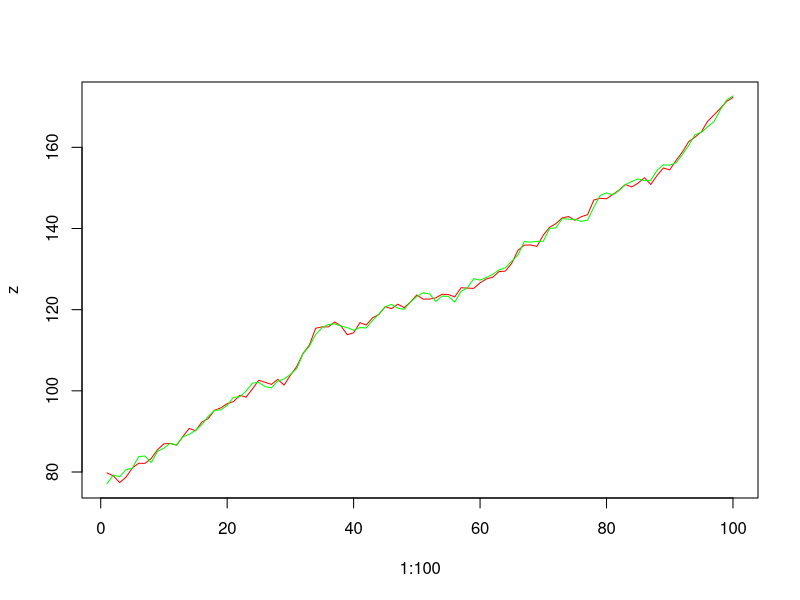
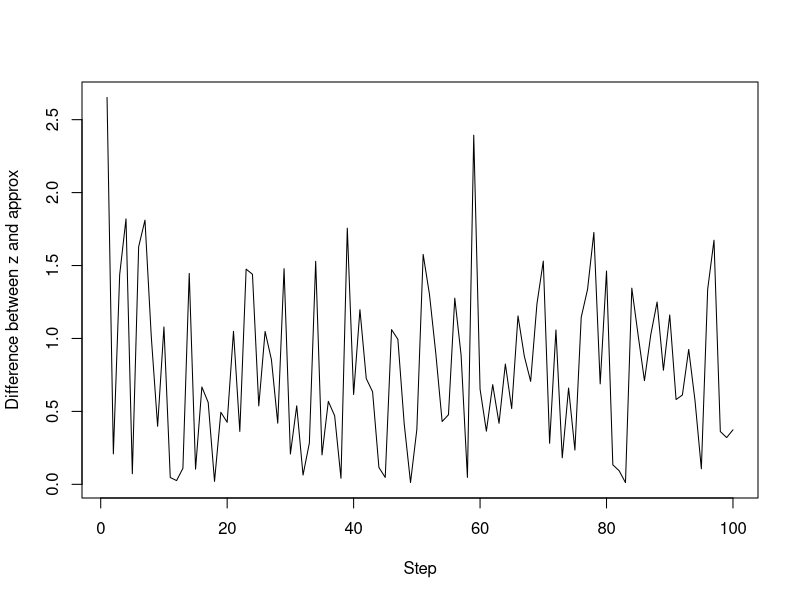
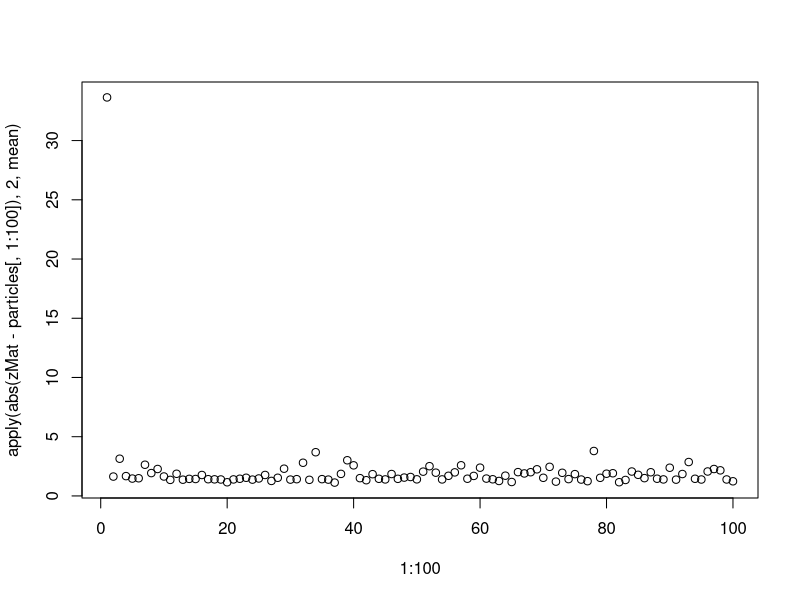
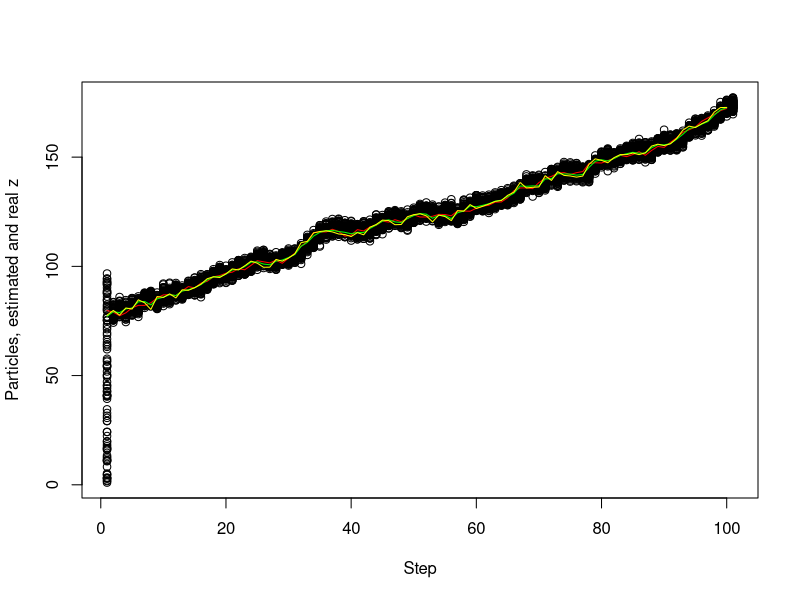
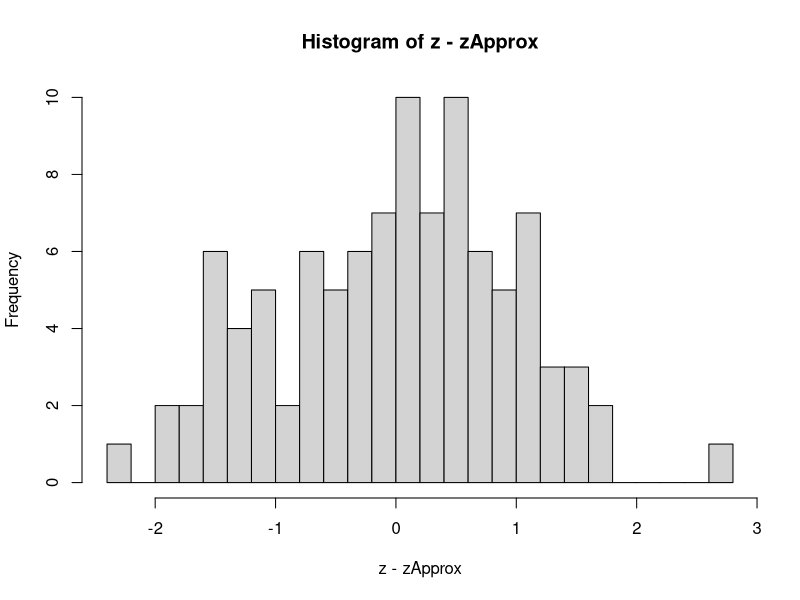

Reproduce these figures in R, in order.
emissionFunction <- function(z, ufd, sdE){
  if (ufd < 1/3){
    return(rnorm(1, z, sdE))
  } else if (ufd > 2/3) {
    return(rnorm(1, z-1, sdE))
  } else {
    return(rnorm(1, z+1, sdE))
  }
}

transitionFunction <- function(z, ufd, sdT){
  if (ufd < 1/3){
    return(rnorm(1, z, sdT))
  } else if (ufd > 2/3) {
    return(rnorm(1, z+1, sdT))
  } else {
    return(rnorm(1, z+2, sdT))
  }
}

SSM <- function(steps, sdE){
  x <- rep(-1,100)
  z <- rep(-1,100)
  T <- steps
  
  # initial state
  z[1] <- runif(1,0,100)
  
  udfE <- runif(100,0,1)
  udfT <- runif(100,0,1)
  
  # first emission
  x[1] <- emissionFunction(z[1], udfE[1], sdE)
  
  for (t in 2:T){
    #transition
    z[t] <- transitionFunction(z[t-1], udfT[t], 1)
    #emission
    x[t] <- emissionFunction(z[t], udfE[t], sdE)
  }
  return(list(z, x))
}

filtering <- function(x, sdE){
  sdE <- sdE
  zApprox <- matrix(0, 1, 100) 
  weights <- matrix(0,100,100)
  particles <- matrix(0, 100, 101)
  weightComponent<-matrix(0,100,100)
  
  particles[,1] <- runif(100,1,100) # zt^m
  
  for (t in 1:100){ # t for time
    for (p in 1:100){ # p for particle
      weights[p,t] <- (dnorm(x[t], particles[p, t], sdE)
                       + dnorm(x[t], particles[p, t]-1, sdE)
                       + dnorm(x[t], particles[p,t]+1 , sdE))/ 3
    }
    #weights[,t] <- 1 #uncomment to remove correction
    weights[,t] <- weights[,t]/sum(weights[,t]) # Normalize
    weightComponent[,t] <- sample(particles[,t], size=100, replace=TRUE, prob = weights[,t])
    
    ufd <- runif(100,0,1)
    for (p in 1:100){ # p for particle
      particles[p, t+1] <- transitionFunction(weightComponent[p, t], ufd = ufd[p], sdT = 1)
    }
    zApprox[t] <- sum(weights[,t]*particles[,t])
  }
  return(list(zApprox, weights, particles))
}

### Run functions ###
set.seed(123456)

sdE <- 1 ## Standard deviation emission

simulation <- SSM(100, sdE)

z <- simulation[[1]]
x <- simulation[[2]]

result <- filtering(x, sdE)
zApprox <- result[[1]]
weights <- result[[2]]
particles <- result[[3]]

### Some error investigation
SEError <- sqrt(sum((zApprox-z)^2))

plot(1:100,z,type="l", col = "red")
lines(1:100, zApprox, col="green")

plot(1:100, abs(z - zApprox), type="l", ylab="Difference between z and approx", xlab="Step")

zMat<-matrix(z,100,100,byrow=TRUE)
apply(abs(zMat-particles[,1:100]),2,mean)

plot(1:100,apply(abs(zMat-particles[,1:100]),2,mean))

### Plotting

#installed.packages(reshape2)
library(reshape2)
plot(melt(particles)[,2:3],xlab="Step", ylab="Particles, estimated and real z")
lines(1:100, z, col="red")
lines(1:100, zApprox, col="green")
lines(1:100, x, col="yellow")
library(reshape2)

hist(z-zApprox, breaks=20)

